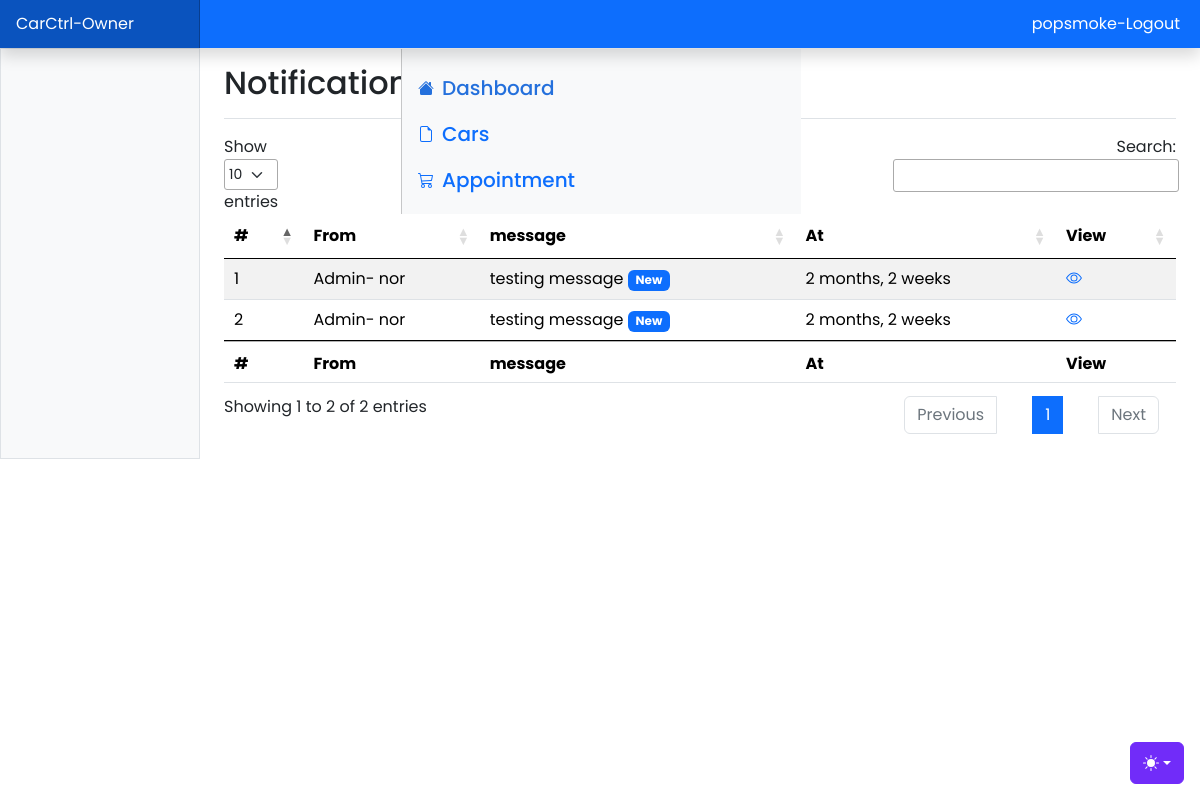
Screenshot of /owner/notifications/ (signed in) with the database file from the repository.
### App/models.py (models this page shows, shortened)
class User(AbstractUser):
    class Role(models.TextChoices):
        OWNER = "OWNER", "Owner"
        ADMIN = "ADMIN", "Admin"
    base_role = Role.ADMIN
    role = models.CharField(max_length=50, choices=Role.choices)
    phone_number = models.CharField(
        validators=[phone_regex], max_length=13, unique=True, null=True
    )
    address = models.CharField(max_length=100, blank=True)
    groups = models.ManyToManyField(
        "auth.Group",
        related_name="users",
        blank=True,
        verbose_name=_("groups"),
        help_text=_("The groups this user belongs to."),
    )
    user_permissions = models.ManyToManyField(
        Permission,
        related_name="users",
        blank=True,
        verbose_name=_("user permissions"),
        help_text=_("Specific permissions for this user."),
    )

class Notification(models.Model):
    message_to = models.ForeignKey('Owner', on_delete=models.CASCADE, related_name='messages_received')
    message_from = models.ForeignKey('Owner', on_delete=models.CASCADE, related_name='messages_sent')
    message = models.TextField()
    status = models.BooleanField(default=False)
    created_at = models.DateTimeField(auto_now_add=True)

### App/views.py (the view)
# urls.py: path('owner/notifications/', views.owner_notifications, name="owner-notifications"),
@login_required(login_url='login')
def owner_notifications(request):
    notifications = Notification.objects.filter(message_to = request.user.id)
    context = {'notifications': notifications}
    return render(request, "owner-notifications.html", context)

### App/templates/App/owner-notifications.html (shortened to what this page needs)
{% load static %}
{% include 'includes/owner-nav.html' %}
<main class="col-md-9 ms-sm-auto col-lg-10 px-md-4">
    <div
        class="d-flex justify-content-between flex-wrap flex-md-nowrap align-items-center pt-3 pb-2 mb-3 border-bottom">
        <h1 class="h2">Notifications</h1>
    </div>
    <table id="myTable" class="table table-striped" style="width:100%">
        <thead>
            <tr>
                <th>#</th>
                <th>From</th>
                <th>message</th>
                <th>At</th>
                <th>View</th>
            </tr>
        </thead>
        <tbody>
            {% for notification in notifications %}
        <tr>
            <td>{{notification.id}}</td>
            <td>Admin- {{notification.message_from}} </td>
            <td>{{ notification.message }}
                {% if not notification.status %}
                    <span class="badge bg-primary">New</span>
                {% endif %}
            </td>
            <td>{{notification.created_at | timesince}}</td>
            <td><a href="{% url 'view-notification' notification.id %}" class="text-primary">
                  </a></td>
        </tr>
        {% endfor %}
        </tbody>
        <tfoot>
            <tr>
                <th>#</th>
                <th>From</th>
                <th>message</th>
                <th>At</th>
                <th>View</th>
            </tr>
        </tfoot>
    </table>
</main>
{% include 'includes/owner-footer.html' %}

### App/templates/App/includes/owner-nav.html (shortened to what this page needs)
{% load static %}
<!doctype html>
<html lang="en" data-bs-theme="auto">
<head>
  <link rel="stylesheet" href="https://cdn.datatables.net/1.13.5/css/jquery.dataTables.min.css" />
    <link href="https://stackpath.bootstrapcdn.com/bootstrap/5.1.0/css/bootstrap.min.css" rel="stylesheet">
  <link href="{% static 'assets/dist/css/bootstrap.min.css'%}" rel="stylesheet">
  <link href="https://cdn.jsdelivr.net/npm/bootstrap-icons@1.10.5/font/bootstrap-icons.min.css" rel="stylesheet">
  <link href="{% static 'assets/css/dashboard.css'%}" rel="stylesheet">
</head>
<body>
  <div class="dropdown position-fixed bottom-0 end-0 mb-3 me-3 bd-mode-toggle">
    <button class="btn btn-bd-primary py-2 dropdown-toggle d-flex align-items-center" id="bd-theme" type="button"
      aria-expanded="false" data-bs-toggle="dropdown" aria-label="Toggle theme (auto)">
      <svg class="bi my-1 theme-icon-active" width="1em" height="1em">
        <use href="#circle-half"></use>
      </svg>
    </button>
  </div>
  <header class="navbar sticky-top bg-primary flex-md-nowrap p-0 shadow" data-bs-theme="dark">
    <a class="navbar-brand col-md-3 col-lg-2 me-0 px-3 fs-6 text-white" href="/">CarCtrl-Owner</a>
    <a href="{% url 'logoutAc' %}" class="text-white" style="padding-right: 20px; text-decoration: none;">{{ user.username }}-Logout</a>
  </header>
  <div class="container-fluid">
    <div class="row">
      <div class="sidebar border border-right col-md-3 col-lg-2 p-0 bg-body-tertiary">
        <div class="offcanvas-md offcanvas-end bg-body-tertiary" tabindex="-1" id="sidebarMenu"
          aria-labelledby="sidebarMenuLabel">
          <div class="offcanvas-body d-md-flex flex-column p-0 pt-lg-3 overflow-y-auto">
            <ul class="nav flex-column">
              <li class="nav-item">
                <a class="nav-link d-flex align-items-center gap-2 active" aria-current="page"
                  href="{% url 'owner-home' %}">
                  <svg class="bi">
                    <use xlink:href="#house-fill" />
                  </svg>
                  Dashboard
                </a>
              </li>
              <li class="nav-item">
                <a class="nav-link d-flex align-items-center gap-2" href="{% url 'owner-cars' %}">
                  <svg class="bi">
                    <use xlink:href="#file-earmark" />
                  </svg>
                  Cars
                </a>
              </li>
              <li class="nav-item">
                <a class="nav-link d-flex align-items-center gap-2" href="{% url 'owner-appointment' %}">
                  <svg class="bi">
                    <use xlink:href="#cart" />
                  </svg>
                  Appointment
                </a>
              </li>
              <li class="nav-item">
                <a class="nav-link d-flex align-items-center gap-2" href="{% url 'owner-inspection' %}">
                </a>
              </li>
              <li class="nav-item">
                <a class="nav-link d-flex align-items-center gap-2" href="{% url 'owner-notifications' %}">
                </a>
              </li>
            </ul>
          </div>
        </div>
      </div>

### static/assets/css/dashboard.css (style rules this page uses)
body { margin: 0; font-family: 'Poppins', sans-serif; background-color: #fff; }
.bi { display: inline-block; width: 1rem; height: 1rem; }
.sidebar .nav-link { font-size: 20px; font-weight: 500; }
.sidebar .nav-link.active { color: #2470dc; }
.navbar-brand { padding-top: .75rem; padding-bottom: .75rem; background-color: rgba(0, 0, 0, .25); box-shadow: inset -1px 0 0 rgba(0, 0, 0, .25); }

### App/templates/App/includes/owner-nav.html (style rules this page uses)
.bi { vertical-align: -.125em; fill: currentColor; }
.btn-bd-primary { --bd-violet-bg: #712cf9; --bd-violet-rgb: 112.520718, 44.062154, 249.437846; --bs-btn-font-weight: 600; --bs-btn-color: var(--bs-white); --bs-btn-bg: var(--bd-violet-bg); --bs-btn-border-color: var(--bd-violet-bg); --bs-btn-hover-color: var(--bs-white); --bs-btn-hover-bg: #6528e0; --bs-btn-hover-border-color: #6528e0; --bs-btn-focus-shadow-rgb: var(--bd-violet-rgb); --bs-btn-active-color: var(--bs-btn-hover-color); --bs-btn-active-bg: #5a23c8; --bs-btn-active-border-color: #5a23c8; }
.bd-mode-toggle { z-index: 1500; }

### rows the page displays
User: username "popsmoke"
Notification: id "1", message_from "nor", message "testing message", status "New", created_at "2 months, 2 weeks"
Notification: id "2", message_from "nor", message "testing message", status "New", created_at "2 months, 2 weeks"
